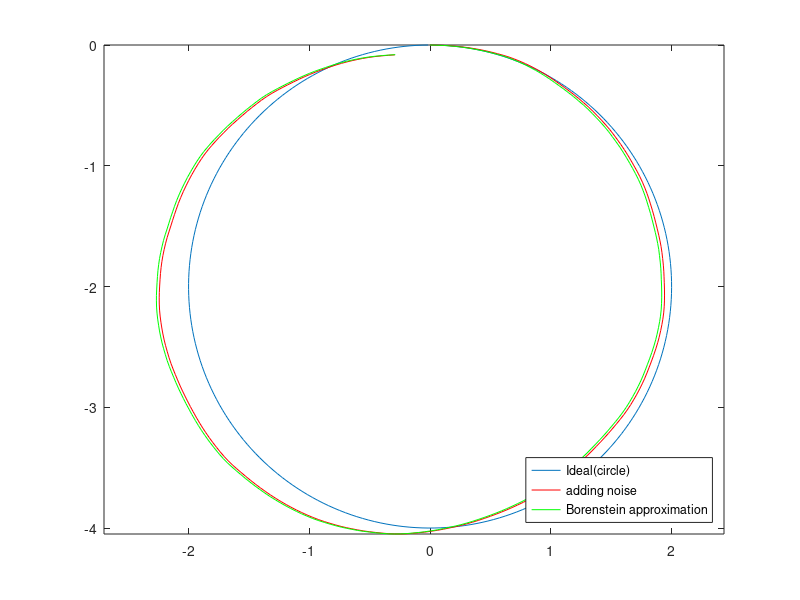

Reproduce this figure in MATLAB.
%HW4

%% Ideal(circle) equations:
clear all
clc

L = 0.25; % The distance between two wheel is 2L = 0.5
v = 0.4; % The velocity of the robot is 0.4m/s
w = -0.2; % The angular velocity of the robot is -0.2r/s

X0 = 0; % assume that the initial point is (0,0);
Y0 = 0;
theta0 = 0;% assume that the initial direction is point to the positive x axis;

R = abs(v/w); % calculate the radius of the path
Rl = R-L; % The left wheel's radius
Rr = R+L; % The right wheel's radiu

pace = 0.05; %every step is 0.05m
n = ceil((2*pi*R)/pace); %calculate the element number for the trajectory
theta = pace/R; % calculate the first rotate angle for the robot

Sl1 = zeros(1,n); %creat an array for the left wheel's each step movement
Sr1 = zeros(1,n); %creat an array for the right wheel's each step movement
Sm1 = zeros(1,n); %creat an array for the center points of the two wheels
deltheta1 = zeros(1,n); %creat an array for each step's changing angle

theta1 = zeros(1,n); %creat an array for each step's direction angle
theta1(1,1)= theta0; %initialize the first element

X1 = zeros(1,n);% creat an array for the x 
Y1 = zeros(1,n);% creat an array for the y 
X1(1,1)=X0; %initialze the first element as x0
Y1(1,1)=Y0; %initialze the first element as y0

for i1 = 1:n  % calculate the left wheel and right wheel movements at each step
    Sl1(1,i1) = Rl*theta;
    Sr1(1,i1) = Rr*theta; 
end

for k1 = 1:n % calculate the Sm and the change of each step's theta
    Sm1(1,k1) = (Sl1(1,k1)+Sr1(1,k1))/2;
    deltheta1(1,k1) = -[(Sr1(1,k1)-Sl1(1,k1))/(2*L)]; 
    theta1(1,k1+1)=theta1(1,k1)+deltheta1(1,k1);
end

A = zeros(1,n);

for m1=1:n %calculate the coefficient 
    A(1,m1)=Sm1(1,m1)/deltheta1(1,m1);
end

for j1= 2:n %calculate the coordinate of every segment 
X1(1,j1) = X1(1,j1-1) + A(1,j1-1)*(sin(deltheta1(1,j1-1)+theta1(1,j1-1))-sin(theta1(1,j1-1)));
Y1(1,j1) = Y1(1,j1-1) - A(1,j1-1)*(cos(deltheta1(1,j1-1)+theta1(1,j1-1))-cos(theta1(1,j1-1)));
end


plot(X1,Y1);
axis equal

%% adding Gaussian noise 

Sl2 = zeros(1,n); %creat an array for the left wheel's each step movement
Sr2 = zeros(1,n); %creat an array for the right wheel's each step movement
Sm2 = zeros(1,n); %creat an array for the center points of the two wheels
deltheta2 = zeros(1,n); %creat an array for each step's changing angle

theta2 = zeros(1,n); %creat an array for each step's direction angle
theta2(1,1)= theta0; %initialize the first element

X2 = zeros(1,n); % creat an array for the x 
Y2 = zeros(1,n); % creat an array for the y
X2(1,1)=X0; %initialze the first element as x0
Y2(1,1)=Y0; %initialze the first element as y0

for i2 = 1:n % calculate the left wheel and right wheel movements at each step
    Sl2(1,i2) = Rl*theta;
    Sr2(1,i2) = Rr*theta; 
end

noise1 = normrnd(0,0.005,[1,n]); %creat the noise array for left wheel
noise1(find(noise1>0.01))=0.01; % judge the noise's elements if higher than 0.01,replace it with 0.01
noise1(find(noise1<-0.01))=-0.01; % judge the noise's elements if lower than 0.01,replace it with -0.01

noise2 = normrnd(0,0.005,[1,n]);  %creat the noise array for right wheel
noise2(find(noise2>0.01))=0.01; % judge the noise's elements if higher than 0.01,replace it with 0.01
noise2(find(noise2<-0.01))=-0.01; % judge the noise's elements if lower than 0.01,replace it with -0.01

Sl2 = Sl2 + noise1; % add the noise on the left wheel
Sr2 = Sr2 + noise2; % add the noise on the right wheel

for k2 = 1:n % calculate the Sm and the change of each step's theta
    Sm2(1,k2) = (Sl2(1,k2)+Sr2(1,k2))/2;
    deltheta2(1,k2) = -[(Sr2(1,k2)-Sl2(1,k2))/(2*L)]; 
    theta2(1,k2+1)=theta2(1,k2)+deltheta2(1,k2);
end

B = zeros(1,n);

for m2=1:n %calculate the coefficient 
    B(1,m2)=Sm2(1,m2)/deltheta2(1,m2);
end

for j2= 2:n %calculate the coordinate of every segment 
X2(1,j2) = X2(1,j2-1) + B(1,j2-1)*(sin(deltheta2(1,j2-1)+theta2(1,j2-1))-sin(theta2(1,j2-1)));
Y2(1,j2) = Y2(1,j2-1) - B(1,j2-1)*(cos(deltheta2(1,j2-1)+theta2(1,j2-1))-cos(theta2(1,j2-1)));
end

hold on
plot(X2,Y2,'r');
axis equal
%% Borenstein approximation

Sl3 = zeros(1,n); %creat an array for the left wheel's each step movement
Sr3 = zeros(1,n); %creat an array for the right wheel's each step movement
Sm3 = zeros(1,n); %creat an array for the center points of the two wheels
deltheta3 = zeros(1,n); %creat an array for each step's changing angle

theta3= zeros(1,n); %creat an array for each step's direction angle
theta3(1,1)= theta0; %initialize the first element

X3 = zeros(1,n); % creat an array for the x 
Y3 = zeros(1,n); % creat an array for the y
X3(1,1)=X0; %initialze the first element as x0
Y3(1,1)=Y0; %initialze the first element as y0

for i3= 1:n % calculate the left wheel and right wheel movements at each step
    Sl3(1,i3) = Rl*theta;
    Sr3(1,i3) = Rr*theta; 
end

Sl3 = Sl3 + noise1; % add the noise on the left wheel
Sr3 = Sr3 + noise2; % add the noise on the right wheel

for k3 = 1:n % calculate the Sm and the change of each step's theta
    Sm3(1,k3) = (Sl3(1,k3)+Sr3(1,k3))/2;
    deltheta3(1,k3) = -[(Sr3(1,k3)-Sl3(1,k3))/(2*L)]; 
    theta3(1,k3+1)=theta3(1,k3)+deltheta3(1,k3);
end

for j3 = 2:n %use Borenstein approximation to calculate the coordinate of every segments
X3(1,j3) = X3(1,j3-1) + Sm3(1,j3)*cos(theta3(1,j3));
Y3(1,j3) = Y3(1,j3-1) + Sm3(1,j3)*sin(theta3(1,j3));
end

hold on
plot(X3,Y3,'g');

legend('Ideal(circle)','adding noise ','Borenstein approximation','location','southeast');


